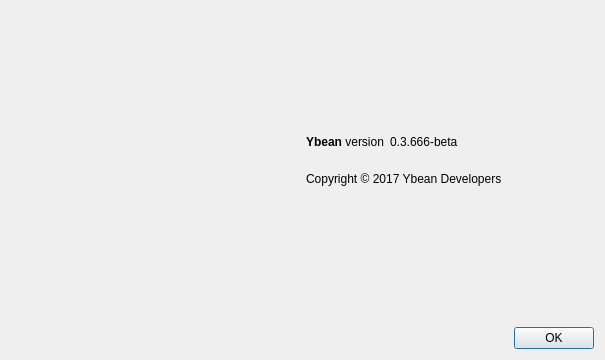
<?xml version="1.0" encoding="UTF-8"?>
<ui version="4.0">
 <class>AboutDialog</class>
 <widget class="QDialog" name="AboutDialog">
  <property name="geometry">
   <rect>
    <x>0</x>
    <y>0</y>
    <width>605</width>
    <height>360</height>
   </rect>
  </property>
  <property name="windowTitle">
   <string>About Ybean</string>
  </property>
  <layout class="QGridLayout" name="gridLayout" columnstretch="5,5">
   <item row="0" column="0">
    <widget class="QLabel" name="label_4">
     <property name="sizePolicy">
      <sizepolicy hsizetype="Preferred" vsizetype="Ignored">
       <horstretch>0</horstretch>
       <verstretch>0</verstretch>
      </sizepolicy>
     </property>
     <property name="pixmap">
      <pixmap resource="../bitcoin.qrc">:/images/about</pixmap>
     </property>
    </widget>
   </item>
   <item row="0" column="1">
    <layout class="QVBoxLayout" name="verticalLayout_2">
     <item>
      <spacer name="verticalSpacer_2">
       <property name="orientation">
        <enum>Qt::Vertical</enum>
       </property>
       <property name="sizeHint" stdset="0">
        <size>
         <width>20</width>
         <height>40</height>
        </size>
       </property>
      </spacer>
     </item>
     <item>
      <layout class="QHBoxLayout" name="horizontalLayout">
       <item>
        <widget class="QLabel" name="label">
         <property name="cursor">
          <cursorShape>IBeamCursor</cursorShape>
         </property>
         <property name="text">
          <string>&lt;b&gt;Ybean&lt;/b&gt; version</string>
         </property>
         <property name="textInteractionFlags">
          <set>Qt::LinksAccessibleByMouse|Qt::TextSelectableByKeyboard|Qt::TextSelectableByMouse</set>
         </property>
        </widget>
       </item>
       <item>
        <widget class="QLabel" name="versionLabel">
         <property name="cursor">
          <cursorShape>IBeamCursor</cursorShape>
         </property>
         <property name="text">
          <string notr="true">0.3.666-beta</string>
         </property>
         <property name="textInteractionFlags">
          <set>Qt::LinksAccessibleByMouse|Qt::TextSelectableByKeyboard|Qt::TextSelectableByMouse</set>
         </property>
        </widget>
       </item>
       <item>
        <spacer name="horizontalSpacer">
         <property name="orientation">
          <enum>Qt::Horizontal</enum>
         </property>
         <property name="sizeHint" stdset="0">
          <size>
           <width>40</width>
           <height>20</height>
          </size>
         </property>
        </spacer>
       </item>
      </layout>
     </item>
     <item>
      <widget class="QLabel" name="copyrightLabel">
       <property name="cursor">
        <cursorShape>IBeamCursor</cursorShape>
       </property>
       <property name="text">
        <string>
Copyright © 2017 Ybean Developers
</string>
       </property>
       <property name="textInteractionFlags">
        <set>Qt::LinksAccessibleByMouse|Qt::TextSelectableByKeyboard|Qt::TextSelectableByMouse</set>
       </property>
      </widget>
     </item>
     <item>
      <spacer name="verticalSpacer">
       <property name="orientation">
        <enum>Qt::Vertical</enum>
       </property>
       <property name="sizeHint" stdset="0">
        <size>
         <width>20</width>
         <height>40</height>
        </size>
       </property>
      </spacer>
     </item>
     <item>
      <widget class="QDialogButtonBox" name="buttonBox">
       <property name="orientation">
        <enum>Qt::Horizontal</enum>
       </property>
       <property name="standardButtons">
        <set>QDialogButtonBox::Ok</set>
       </property>
      </widget>
     </item>
    </layout>
   </item>
  </layout>
 </widget>
 <resources>
  <include location="../bitcoin.qrc"/>
 </resources>
 <connections>
  <connection>
   <sender>buttonBox</sender>
   <signal>accepted()</signal>
   <receiver>AboutDialog</receiver>
   <slot>accept()</slot>
   <hints>
    <hint type="sourcelabel">
     <x>360</x>
     <y>308</y>
    </hint>
    <hint type="destinationlabel">
     <x>157</x>
     <y>274</y>
    </hint>
   </hints>
  </connection>
  <connection>
   <sender>buttonBox</sender>
   <signal>rejected()</signal>
   <receiver>AboutDialog</receiver>
   <slot>reject()</slot>
   <hints>
    <hint type="sourcelabel">
     <x>428</x>
     <y>308</y>
    </hint>
    <hint type="destinationlabel">
     <x>286</x>
     <y>274</y>
    </hint>
   </hints>
  </connection>
 </connections>
</ui>
